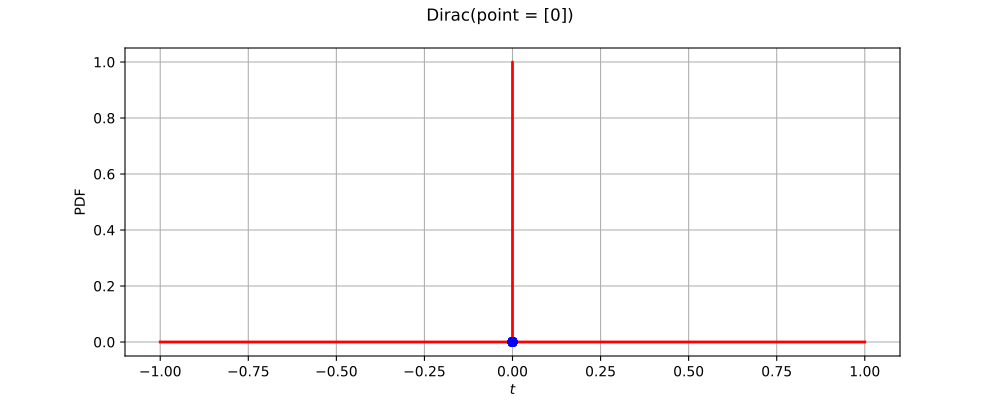

The Python source for this figure:
import openturns as ot
from matplotlib import pyplot as plt
from openturns.viewer import View
ot.RandomGenerator.SetSeed(0)
factory = ot.DiracFactory()
ref = factory.build()
dimension = ref.getDimension()
if dimension <= 2:
    sample = ref.getSample(50)
    distribution = factory.build(sample)
    if dimension == 1:
        distribution.setDescription(['$t$'])
        pdf_graph = distribution.drawPDF(256)
        cloud = ot.Cloud(sample, ot.Sample(sample.getSize(), 1))
        cloud.setColor('blue')
        cloud.setPointStyle('fcircle')
        pdf_graph.add(cloud)
        pdf_graph.setTitle(str(distribution))
        fig = plt.figure(figsize=(10, 4))
        pdf_axis = fig.add_subplot(111)
        View(pdf_graph, figure=fig, axes=[pdf_axis], add_legend=False)
    else:
        sample = ref.getSample(500)
        distribution.setDescription(['$t_0$', '$t_1$'])
        pdf_graph = distribution.drawPDF([256]*2)
        cloud = ot.Cloud(sample)
        cloud.setColor('red')
        cloud.setPointStyle('fcircle')
        pdf_graph.add(cloud)
        pdf_graph.setTitle(str(distribution))
        fig = plt.figure(figsize=(10, 4))
        pdf_axis = fig.add_subplot(111)
        View(pdf_graph, figure=fig, axes=[pdf_axis], add_legend=False, square_axes=True)
